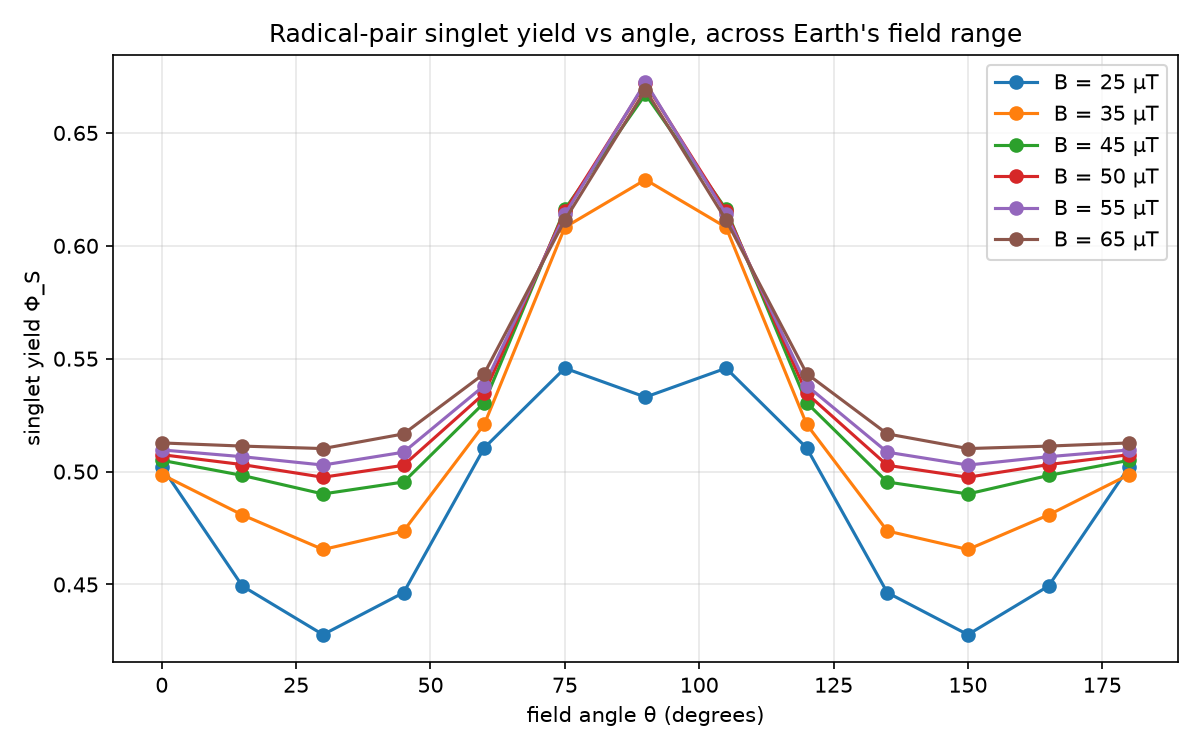

Python code for this plot:
# Radical-pair field sweep -- extension of radical_pair.py (Vol II §XVI).
#
# The original model fixed Earth's field at 50 uT and swept the angle.
# This sweeps BOTH: field strength across Earth's real range
# (25-65 uT, per Vol II §XVI) x field angle, using the original model's
# own functions (source loaded up to its verification gates, so the
# physics is byte-identical: omega scales linearly with B).
#
# Sanity check built in: at B = 50 uT the sweep must reproduce the
# original run (Phi_S(0 deg) ~ 0.5075, Phi_S(90 deg) ~ 0.6719).

import json

import numpy as np

src = open("radical_pair.py").read()
head = src.split("# ---------- verification gates ----------")[0]
ns = {}
exec(head, ns)
phi_s = ns["phi_s"]

OMEGA_50 = 2 * np.pi * 1.4  # rad/us at 50 uT (model's OMEGA)


def phi_at(B_uT, theta_deg):
    return phi_s(theta_deg, omega=OMEGA_50 * B_uT / 50.0)


print("=== Sanity: reproduce the original 50 uT run ===")
p0, p90 = phi_at(50, 0), phi_at(50, 90)
ok = abs(p0 - 0.5075) < 0.01 and abs(p90 - 0.6719) < 0.01
print(f"  Phi_S(0) = {p0:.4f} (orig 0.5075), Phi_S(90) = {p90:.4f} "
      f"(orig 0.6719) -> {'PASS' if ok else 'FAIL'}")

Bs = [25, 35, 45, 50, 55, 65]
thetas = list(range(0, 181, 15))
print("\n=== Phi_S(B, theta) ===")
table = {}
for B in Bs:
    row = [phi_at(B, t) for t in thetas]
    table[str(B)] = {str(t): round(v, 4) for t, v in zip(thetas, row)}
    arr = np.array(row)
    aniso = float(arr.max() - arr.min())
    print(f"  B={B:>2} uT: Phi(0)={row[0]:.4f}  Phi(90)={row[6]:.4f}  "
          f"range [{arr.min():.4f}, {arr.max():.4f}]  "
          f"anisotropy {aniso:.4f} ({100 * aniso / arr.mean():.1f}% of mean)")

results = {
    "model": "radical_pair.py toy model (2 electrons + 1 nucleus), "
             "omega scaled linearly with B; k_rec = 1/us",
    "sanity_50uT": {"phi_0deg": p0, "phi_90deg": p90, "pass": bool(ok)},
    "phi_s_table": table,
    "note": "Toy model: one nucleus, Haberkorn recombination with "
            "k_S = k_T. Yields are model values, not biological data.",
}
with open("radical_pair_fieldsweep_results.json", "w") as f:
    json.dump(results, f, indent=2)

import matplotlib
matplotlib.use("Agg")
import matplotlib.pyplot as plt

fig, ax = plt.subplots(figsize=(8, 5))
for B in Bs:
    ys = [table[str(B)][str(t)] for t in thetas]
    ax.plot(thetas, ys, "o-", label=f"B = {B} µT")
ax.set_xlabel("field angle θ (degrees)")
ax.set_ylabel("singlet yield Φ_S")
ax.set_title("Radical-pair singlet yield vs angle, across Earth's field range")
ax.legend(); ax.grid(alpha=0.3)
fig.tight_layout()
fig.savefig("radical_pair_fieldsweep.png", dpi=150)
print("\nSaved radical_pair_fieldsweep_results.json and "
      "radical_pair_fieldsweep.png")
